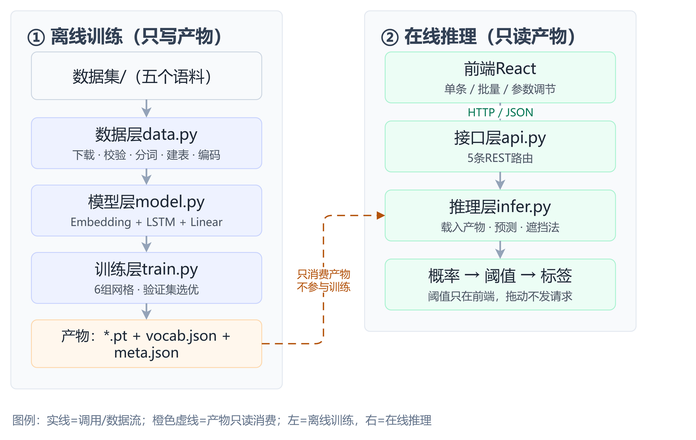
#> input picture backend/scripts/report/figs/fig_2_1_roadmap.png, 696 x 440 px, shrunk from 2538 x 1605 before the run
$ python -i crop_shots.py   (imports and definitions only)
#> lines starting #> are read from the running program, lines starting #| are printed output that depends on the picture; after the words box and inside, x2 and y2 are one past the last pixel; in counts of white or black regions, pixels touching at a corner belong together
# -*- coding: utf-8 -*-
"""裁掉界面截图四周的空白（以左上角像素作为背景色基准）。

界面背景不是纯白，所以不能按「白色」判断，改为与背景色差异阈值比较。
只处理 figs/fig_4_*.png，其余图不动。
"""
from __future__ import annotations

import sys
from pathlib import Path

from PIL import Image, ImageChops

# [1 line not run here, left out]

FIGS = Path(__file__).resolve().with_name("figs")
PAD = 12          # 裁剪后保留的边距（像素）
TOL = 6           # 与背景色的容差


def crop_one(p: Path) -> None:
#> called with p = 'figs/fig_2_1_roadmap.png'
    im = Image.open(p).convert("RGB")
#> im is the input picture: PIL image 696x440 RGB; mean R, G, B 239.6, 243.4, 244.3
    w, h = im.size
#> w = 696; h = 440
    # 取样点放在左下角——那是页面空白区，能代表真正的页面背景色
    bg = im.getpixel((6, h - 6))
#> bg = (255, 255, 255)

    # 与背景色的逐像素差异
    diff = ImageChops.difference(im, Image.new("RGB", im.size, bg))
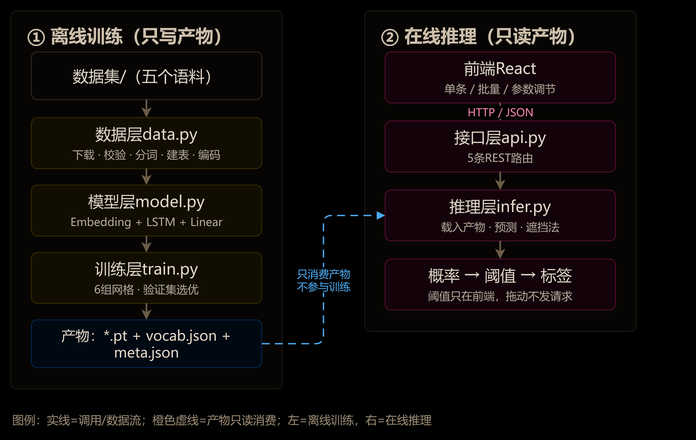
#> diff: PIL image 696x440 RGB; mean R, G, B 15.4, 11.6, 10.7
    gray = diff.convert("L").point(lambda v: 255 if v > TOL else 0)
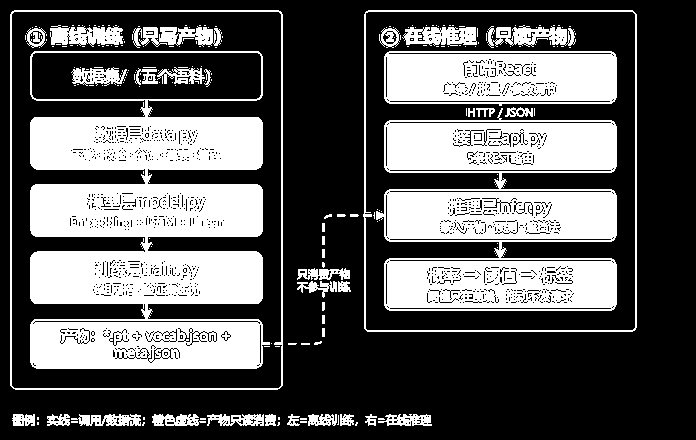
#> gray: PIL image 696x440 L; 35.2% white; 213 white regions (170 under 20 px), largest, box (x1, y1, x2, y2) and area: (30, 51, 270, 369) 47242, (376, 108, 617, 311) 33410, (384, 51, 617, 106) 11263
    box = gray.getbbox()
#> box = (10, 10, 637, 426)
    if not box:
        print(f"  {p.name}: 全同背景，跳过")
        return

    left = max(0, box[0] - PAD)
#> left = 0
    top = max(0, box[1] - PAD)
#> top = 0
    right = min(w, box[2] + PAD)
#> right = 649
    bottom = min(h, box[3] + PAD)
#> bottom = 438
    if (left, top, right, bottom) == (0, 0, w, h):
        print(f"  {p.name}: 无需裁剪")
        return

    im.crop((left, top, right, bottom)).save(p)
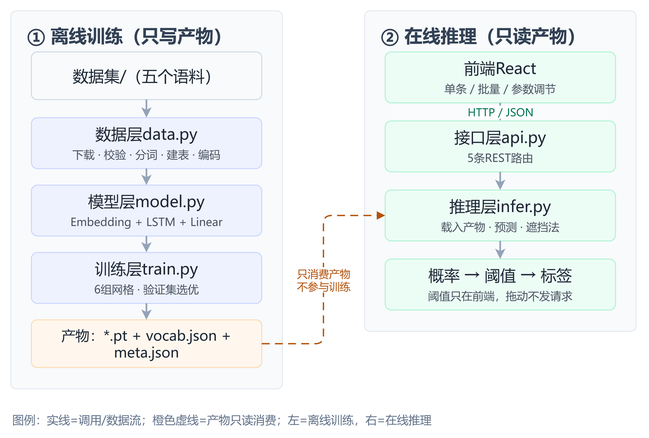
#> saved as fig_2_1_roadmap.png: PIL image 649x438 RGB; mean R, G, B 238.4, 242.5, 243.5
#> (the run stopped early here; a loop or call above may not have finished)

$ run again, on backend/scripts/report/figs/fig_3_4_train.png
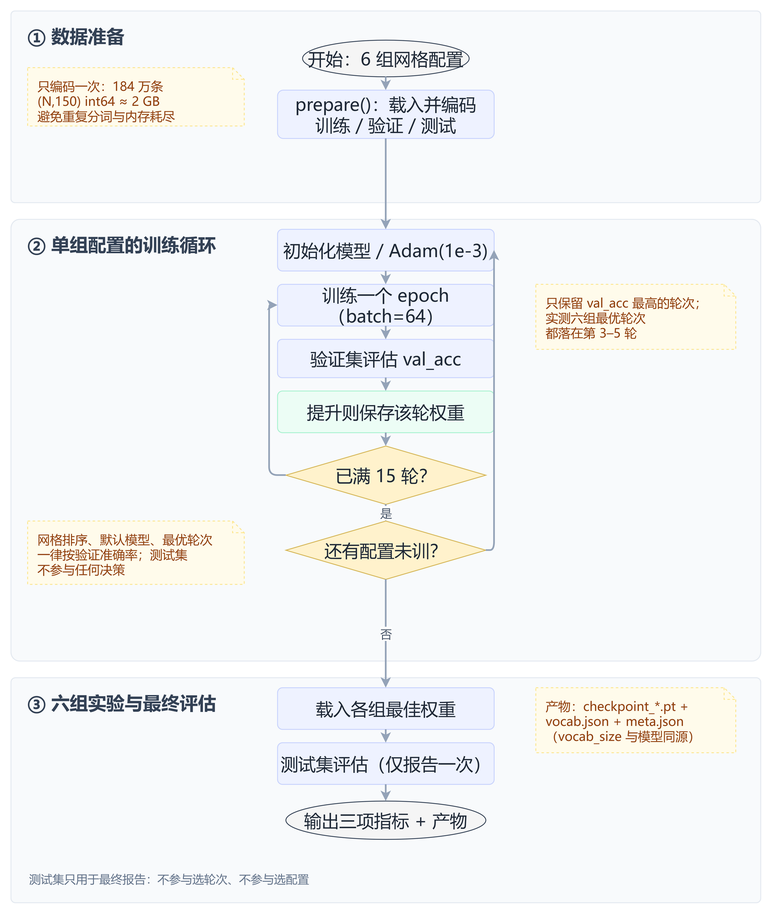
#> input picture backend/scripts/report/figs/fig_3_4_train.png, 772 x 914 px, shrunk from 2779 x 3289 before the run
#> in crop_one, im is the input picture: PIL image 772x914 RGB; mean R, G, B 242.4, 243.5, 244.1
#> bg = (255, 255, 255)
#> in crop_one, `diff = ImageChops.difference(im, Image.new("RGB", im.size, bg))`:
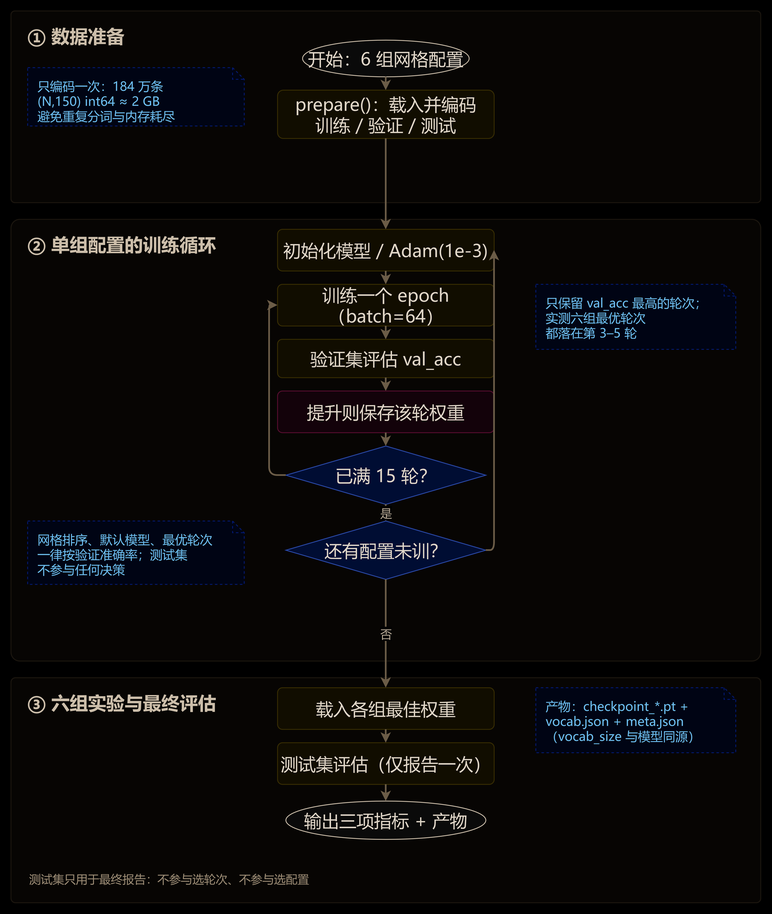
#> diff: PIL image 772x914 RGB; mean R, G, B 12.6, 11.5, 10.9
#> in crop_one, `gray = diff.convert("L").point(lambda v: 255 if v > TOL else 0)`:
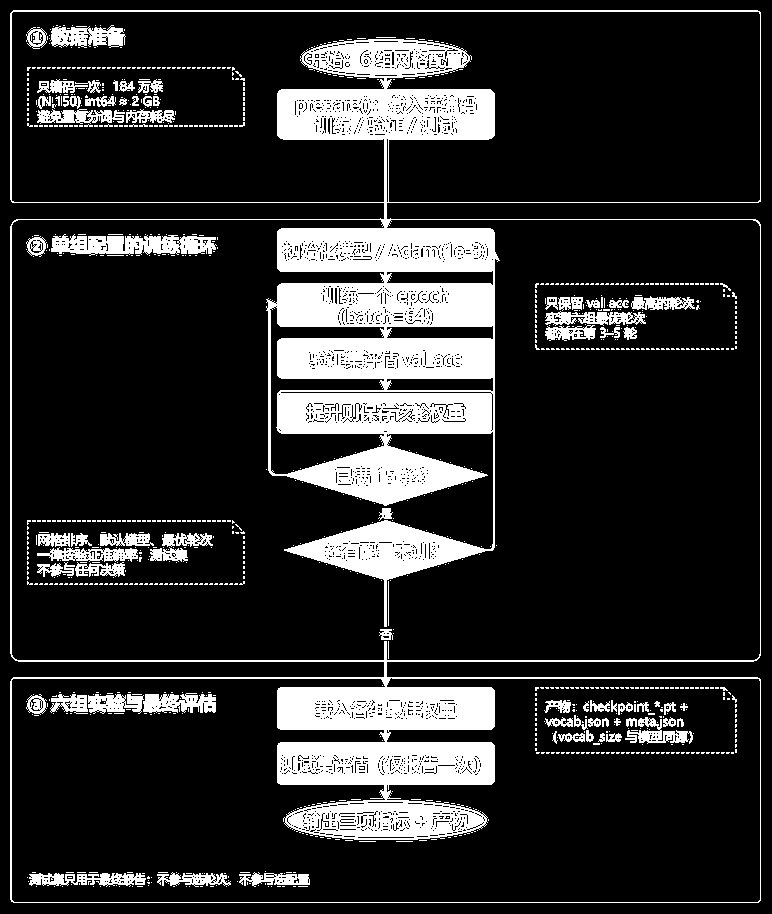
#> gray: PIL image 772x914 L; 17.2% white; 1005 white regions (932 under 20 px), largest, box (x1, y1, x2, y2) and area: (10, 10, 761, 903) 96202, (51, 234, 217, 256) 2515, (50, 25, 126, 48) 1161
#> box = (10, 10, 761, 903)
#> left = 0
#> right = 772
#> bottom = 914

$ run again, on backend/scripts/report/figs/fig_3_5_predict.png
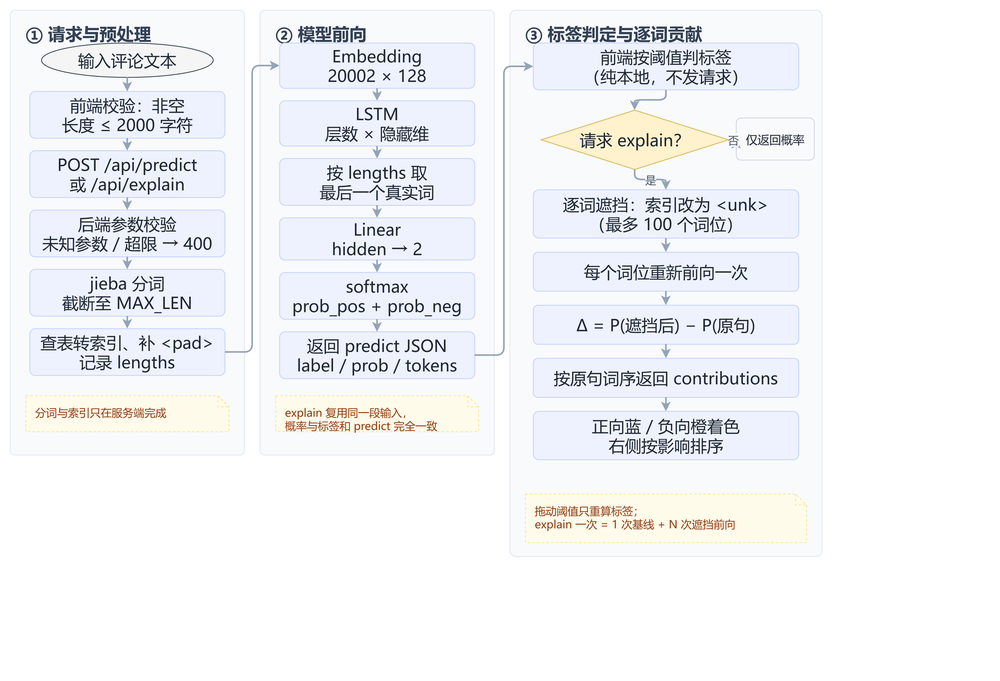
#> input picture backend/scripts/report/figs/fig_3_5_predict.png, 1000 x 681 px, shrunk from 3199 x 2179 before the run
#> in crop_one, im is the input picture: PIL image 1000x681 RGB; mean R, G, B 241.2, 242.5, 245.4
#> bg = (255, 255, 255)
#> in crop_one, `gray = diff.convert("L").point(lambda v: 255 if v > TOL else 0)`:
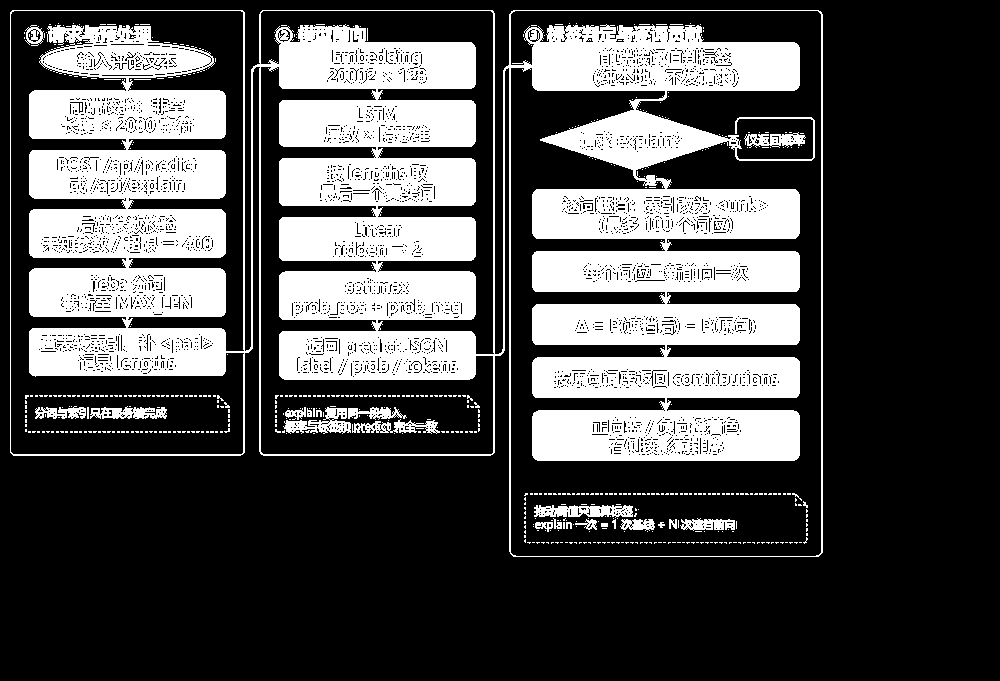
#> gray: PIL image 1000x681 L; 29.3% white; 540 white regions (516 under 20 px), largest, box (x1, y1, x2, y2) and area: (10, 10, 823, 557) 191251, (534, 505, 633, 518) 911, (283, 407, 351, 434) 854
#> box = (10, 10, 823, 557)
#> left = 0
#> right = 835
#> bottom = 569
#> in crop_one, `im.crop((left, top, right, bottom)).save(p)`:
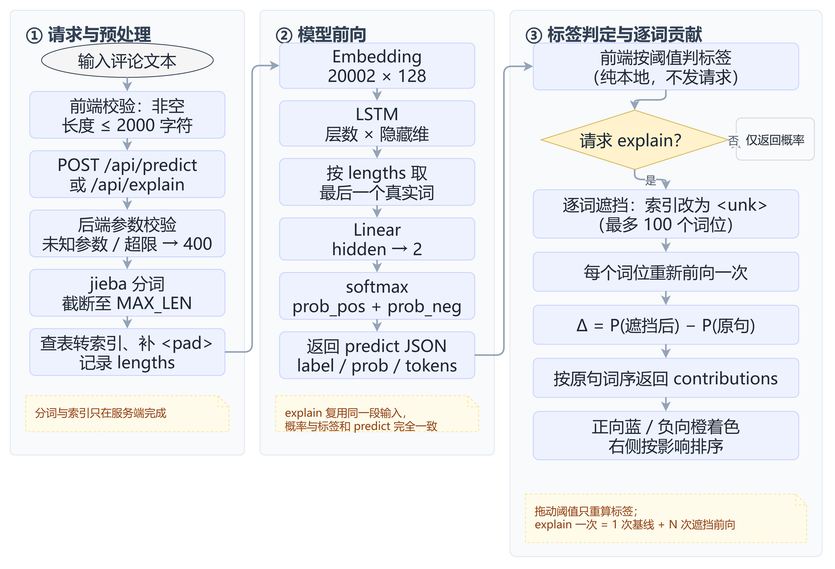
#> saved as fig_3_5_predict.png: PIL image 835x569 RGB; mean R, G, B 235.2, 237.1, 241.2

$ run again, on backend/scripts/report/figs/fig_3_6_batch.png
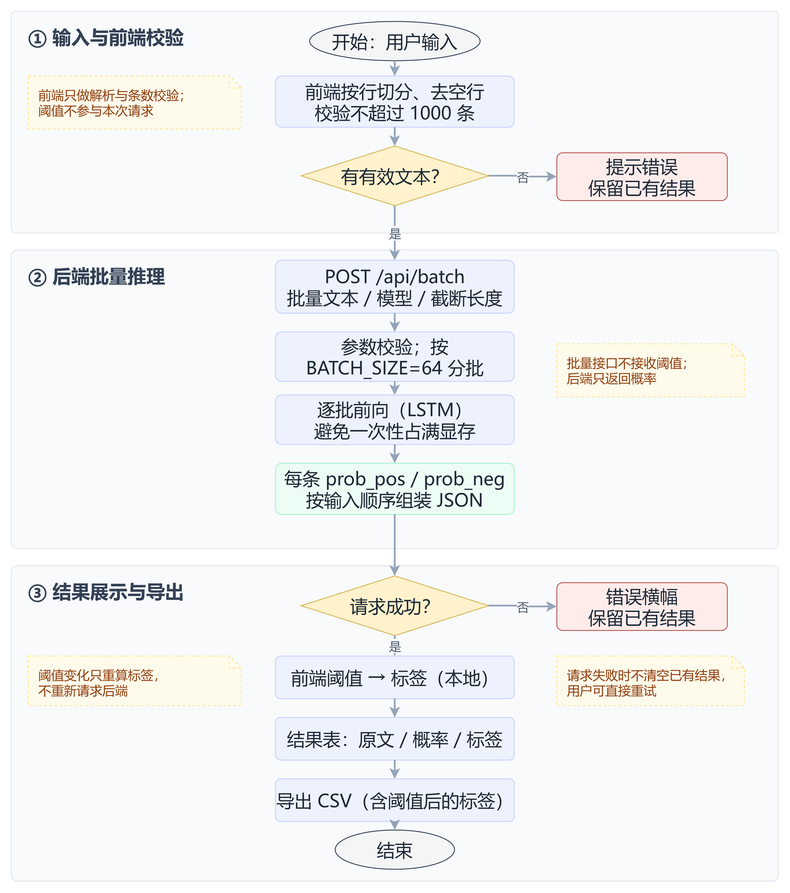
#> input picture backend/scripts/report/figs/fig_3_6_batch.png, 790 x 893 px, shrunk from 2779 x 3139 before the run
#> in crop_one, im is the input picture: PIL image 790x893 RGB; mean R, G, B 240.7, 241.8, 242.9
#> bg = (255, 255, 255)
#> in crop_one, `diff = ImageChops.difference(im, Image.new("RGB", im.size, bg))`:
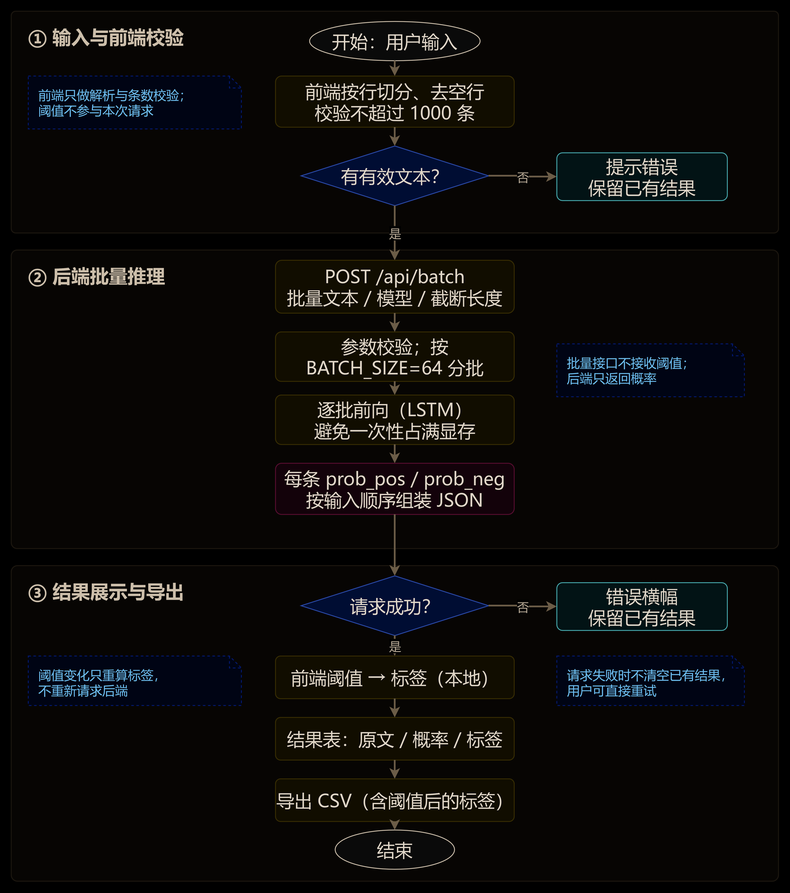
#> diff: PIL image 790x893 RGB; mean R, G, B 14.3, 13.2, 12.1
#> in crop_one, `gray = diff.convert("L").point(lambda v: 255 if v > TOL else 0)`:
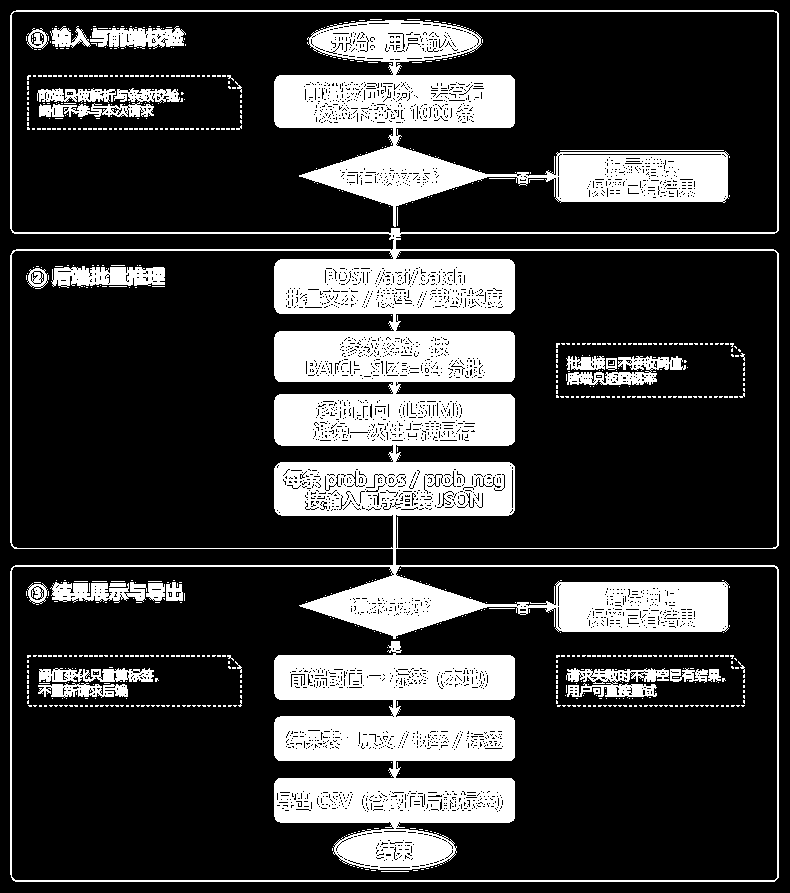
#> gray: PIL image 790x893 L; 22.3% white; 758 white regions (727 under 20 px), largest, box (x1, y1, x2, y2) and area: (10, 10, 779, 882) 73129, (274, 641, 515, 870) 34515, (274, 20, 729, 227) 30936
#> box = (10, 10, 779, 882)
#> left = 0
#> right = 790
#> bottom = 893
